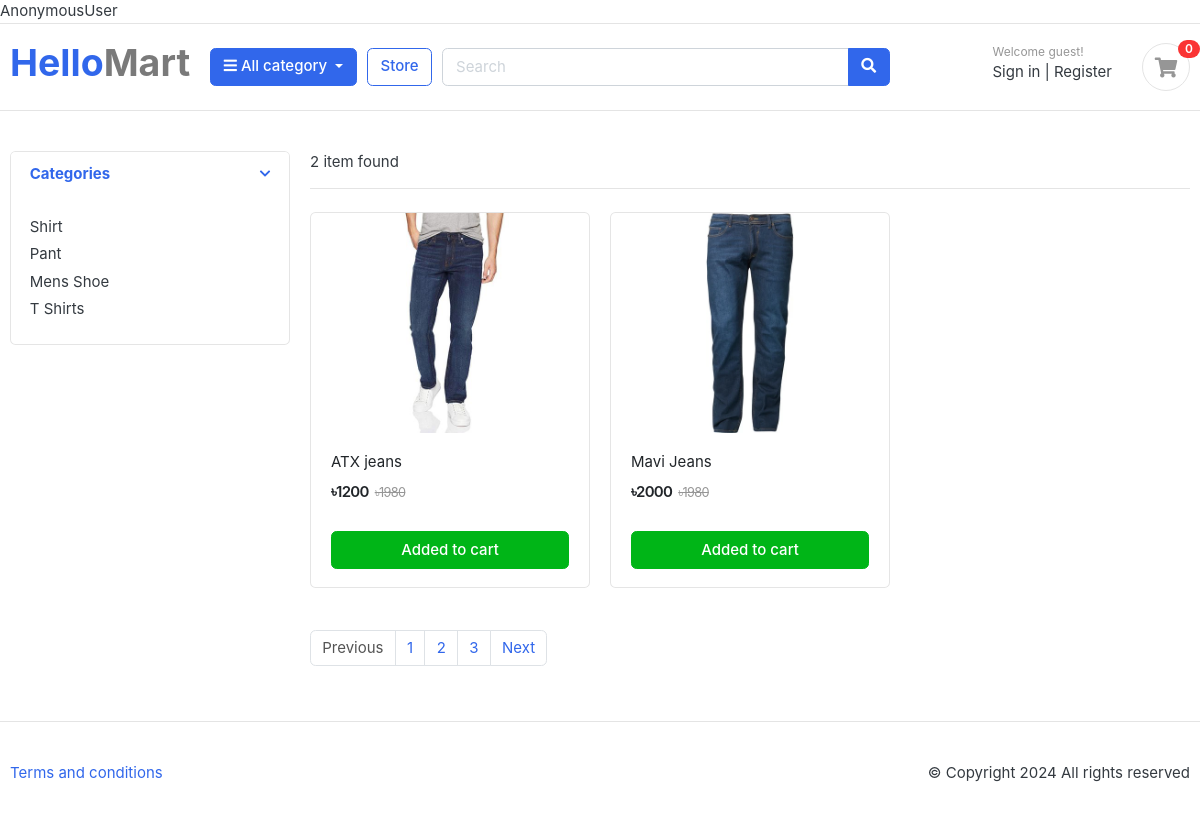
/store/, run on the app's committed database.
### category/models.py (models this page shows, shortened)
class Category(models.Model):
    category_name = models.CharField(max_length = 50, unique = True)
    slug = models.SlugField(max_length = 100, unique = True)
    description = models.TextField(max_length = 255, blank = True)
    cat_image = models.ImageField(upload_to= 'photos/categories', blank= True)

### store/models.py (models this page shows, shortened)
class Product(models.Model):
    product_name = models.CharField(max_length=100, unique = True)
    slug = models.SlugField(max_length = 200, unique = True)
    description = models.TextField(max_length = 400, blank = True)
    price = models.IntegerField()
    image = models.ImageField(upload_to='photos/products')
    stock = models.IntegerField()
    is_available = models.BooleanField(default = True)
    category = models.ForeignKey(Category, on_delete=models.CASCADE)
    created_date = models.DateTimeField(auto_now_add = True)
    modified_date = models.DateTimeField(auto_now = True)

### store/views.py (the view)
# urls.py: path('store/', include('store.urls')),
def store(request, category_slug=None):
    category = None
    products = None
    categories = Category.objects.all()
    if category_slug:
        category = get_object_or_404(Category, slug = category_slug)
        products = Product.objects.filter(is_available = True, category = category)
        page = request.GET.get('page')
        print(page)
        paginator = Paginator(products, 1)
        paged_product = paginator.get_page(page)
    else:
        products = Product.objects.filter(is_available = True)
        page = request.GET.get('page')
        paginator = Paginator(products, 2)
        paged_product = paginator.get_page(page)
    """Paginator add using random blog

    Returns:
        Source: https://testdriven.io/blog/django-pagination/
    """
    context = {'products' : paged_product, 'categories' : categories}
    return render(request, 'store/store.html', context)

### store/templates/store/store.html
{% extends "base.html" %}
{% load static %}
{% block body %}
<section class="section-content padding-y">
	<div class="container">
	<div class="row">
		<aside class="col-md-3">
	<div class="card">
		<article class="filter-group">
			<header class="card-header">
				<a href="#" data-toggle="collapse" data-target="#collapse_1" aria-expanded="true" class="">
					<i class="icon-control fa fa-chevron-down"></i>
					<h6 class="title">Categories</h6>
				</a>
			</header>
			<div class="filter-content collapse show" id="collapse_1" style="">
				<div class="card-body">
					<ul class="list-menu">
					{% for i in categories %}
						<li><a href="{% url "products_by_category" category_slug=i.slug %}">{{i.category_name}} </a></li>
					{% endfor %}
					</ul>
				</div>
			</div>
		</article>
	</div>
		</aside>
		<main class="col-md-9">
	<header class="border-bottom mb-4 pb-3">
			<div class="form-inline">
				<span class="mr-md-auto">{{products|length}} item found </span>
			</div>
	</header>
	<div class="row">
		{% for item in products %}
		<div class="col-md-4">
			<figure class="card card-product-grid">
				<div class="img-wrap">
					<img src="{{item.image.url}} ">
				</div>
				<figcaption class="info-wrap">
					<div class="fix-height">
						<a href="{% url "product_detail" item.category.slug item.slug %}" class="title">{{item.product_name}} </a>
						<div class="price-wrap mt-2">
							<span class="price">৳{{item.price}} </span>
							<del class="price-old">৳1980</del>
						</div>
					</div>
					<a href="#" class="btn btn-block btn-success">Added to cart </a>
				</figcaption>
			</figure>
		</div>
		{% endfor %}
	</div>
	<nav class="mt-4" aria-label="Page navigation sample">
	  <ul class="pagination">
		{% if products.has_previous %}
			<li class="page-item"><a class="page-link" href="?page={{products.previous_page_number}} ">Previous</a></li>
		{% else %}
		<li class="page-item disabled"><a class="page-link">Previous</a></li>
		{% endif %}
		{% for i in products.paginator.page_range %}
		<li class="page-item"><a class="page-link" href="?page={{i}}">{{i}} </a></li>
		{% endfor %}
		{% if products.has_next %}
			<li class="page-item"><a class="page-link" href="?page={{products.next_page_number}} ">Next</a></li>
		{% else %}
		<li class="page-item disabled"><a class="page-link">Next</a></li>
		{% endif %}
	  </ul>
	</nav>
		</main>
	</div>
	</div>
	</section>
{% endblock body %}

### static/css/ui.css (style rules this page uses)
html { font-family: "Inter", sans-serif; font-size: 15px; }
.img-wrap { text-align: center; display: block; }
.img-wrap img { max-width: 100%; }
.price-wrap { letter-spacing: -0.7px; }
.padding-y { padding-top: 40px; padding-bottom: 40px; }
figure { margin-bottom: 0; }
article:after, .form-group:after { display: block; clear: both; content: ""; }
[class*=list-] li:after { visibility: hidden; display: block; content: ""; overflow: hidden; height: 0; clear: both; }
.list-menu { list-style: none; margin: 0; padding-left: 0; }
.list-menu li { margin-bottom: 5px; }
.list-menu a { color: #343a40; }
[class*=card-product] a.title { color: #212529; display: block; }
[class*=card-product] .img-wrap { overflow: hidden; position: relative; }
[class*=card-product] .img-wrap img { height: 100%; max-width: 100%; width: auto; display: inline-block; -o-object-fit: cover; object-fit: cover; }
.card-product-grid { margin-bottom: 20px; }
.card-product-grid .img-wrap { border-radius: 0.2rem 0.2rem 0 0; height: 220px; }
.card-product-grid .info-wrap { overflow: hidden; padding: 18px 20px; }
.card-product-grid .fix-height { height: 80px; overflow: hidden; }
.card .img-wrap { overflow: hidden; }
.price { font-weight: 600; color: #212529; }
.price-old { color: #969696; margin-left: 3px; font-size: 85%; }
.icon-control { margin-top: 5px; float: right; font-size: 80%; }
.card-header .title { margin-bottom: 0; line-height: 1.5; }
.filter-group { border-bottom: 1px solid #e4e4e4; }
.filter-group .card-header { border-bottom: 0; }
.filter-group:last-child { border-bottom: 0; }

### data on the page
Category: category_name "Shirt"
Category: category_name "Pant"
Category: category_name "Mens Shoe"
Category: category_name "T Shirts"
Product: image (picture), product_name "ATX jeans", price "1200"
Product: image (picture), product_name "Mavi Jeans", price "2000"

### other printed values
{{ request.user }} "AnonymousUser"
{{ products|length }} "2"
{{ i }} "1" "2" "3"
